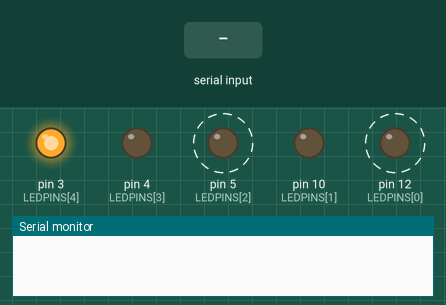
A sketch run on a simulated Arduino Uno, built with avr-gcc and run on an emulated ATmega328P. Parts: output pins drawn as LEDs (lit = HIGH), the last lines printed to the serial monitor. Dashed ring = blinking. The inputs (shaded band) are chosen by the test bench.

Above: at 1.25 s.
1.3 s: "7" received over Serial
At 1.75 s:
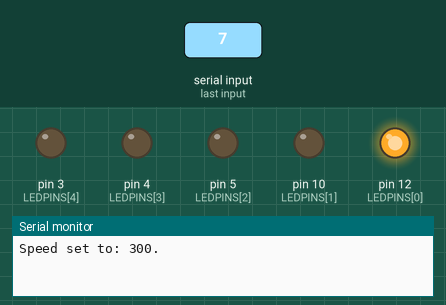
4.3 s: byte 32 (' ') received over Serial
At 4.45 s:
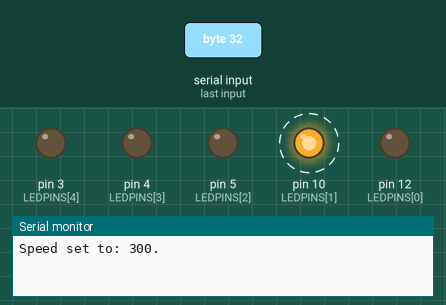
At 6.9 s:
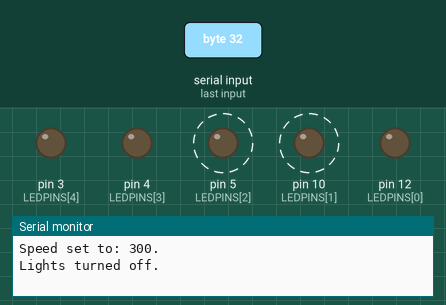
Timing chart, 0 to 8.4 s (numbered marks = the images above; inputs shaded):
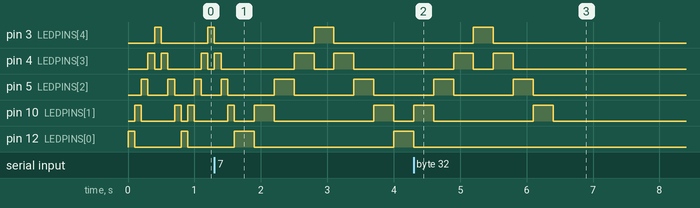

Measured:
- after the input at 4.3 s, pin 3 (LEDPINS[4]): goes on until 5.5 s, then stays LOW; pin 4 (LEDPINS[3]): goes on until 5.8 s, then stays LOW; pin 5 (LEDPINS[2]): goes on until 6.1 s, then stays LOW; pin 10 (LEDPINS[1]): goes on until 6.4 s, then stays LOW; pin 12 (LEDPINS[0]): goes on until 4.3 s, then stays LOW

The sketch:

U5_05a_Blink_4_Assignment.ino
```cpp
/*

*/

const int NUMLEDS = 5;
const int LEDPINS[] = { 12, 10, 5, 4, 3 };

int goStop = 0;
int speed = 100;
int c  = 9;

void setup() {
  Serial.begin(9600);
  for (int a = 0; a < NUMLEDS; a++) {
    pinMode(LEDPINS[a], OUTPUT);
  }
}

void loop() {
  while (Serial.available()) {
    char c = Serial.read();
    if (c == ' ') {
      goStop++;
      if (goStop % 2 == 0){
        Serial.println("Lights turned on.");
      } else {
        Serial.println("Lights turned off.");
      }
    } else if (c == '0') {
        speed = 1000;
        Serial.println("Speed set to: 1000.");
    } else if (c == '1') {
        speed = 900;
        Serial.println("Speed set to: 900.");
    } else if (c == '2') {
        speed = 800;
        Serial.println("Speed set to: 800.");
    } else if (c == '3') {
        speed = 700;
        Serial.println("Speed set to: 700.");
    } else if (c == '4') {
        speed = 600;
        Serial.println("Speed set to: 600.");
    } else if (c == '5') {
        speed = 500;
        Serial.println("Speed set to: 500.");
    } else if (c == '6') {
        speed = 400;
        Serial.println("Speed set to: 400.");
    } else if (c == '7') {
        speed = 300;
        Serial.println("Speed set to: 300.");
    } else if (c == '8') {
        speed = 200;
        Serial.println("Speed set to: 200.");
    } else if (c == '9') {
        speed = 100;
        Serial.println("Speed set to: 100.");
    }
  }
  if (goStop % 2 == 0) {
    blinkWave(speed, 0, 0);
    blinkWave(speed, 0, 1);
  }
}


void blinkWave(int timeOn, int timeOff, int direction){
  if (direction == 0) {
    for (int i = 0; i < NUMLEDS-1; i++) {
      digitalWrite(LEDPINS[i], HIGH);
      delay(timeOn);
      digitalWrite(LEDPINS[i], LOW);
      delay(timeOff);
    }
  } else {
    for (int i = NUMLEDS-1; i > 0; i--) {
      digitalWrite(LEDPINS[i], HIGH);
      delay(timeOn);
      digitalWrite(LEDPINS[i], LOW);
      delay(timeOff);
    }
  }
}
```
